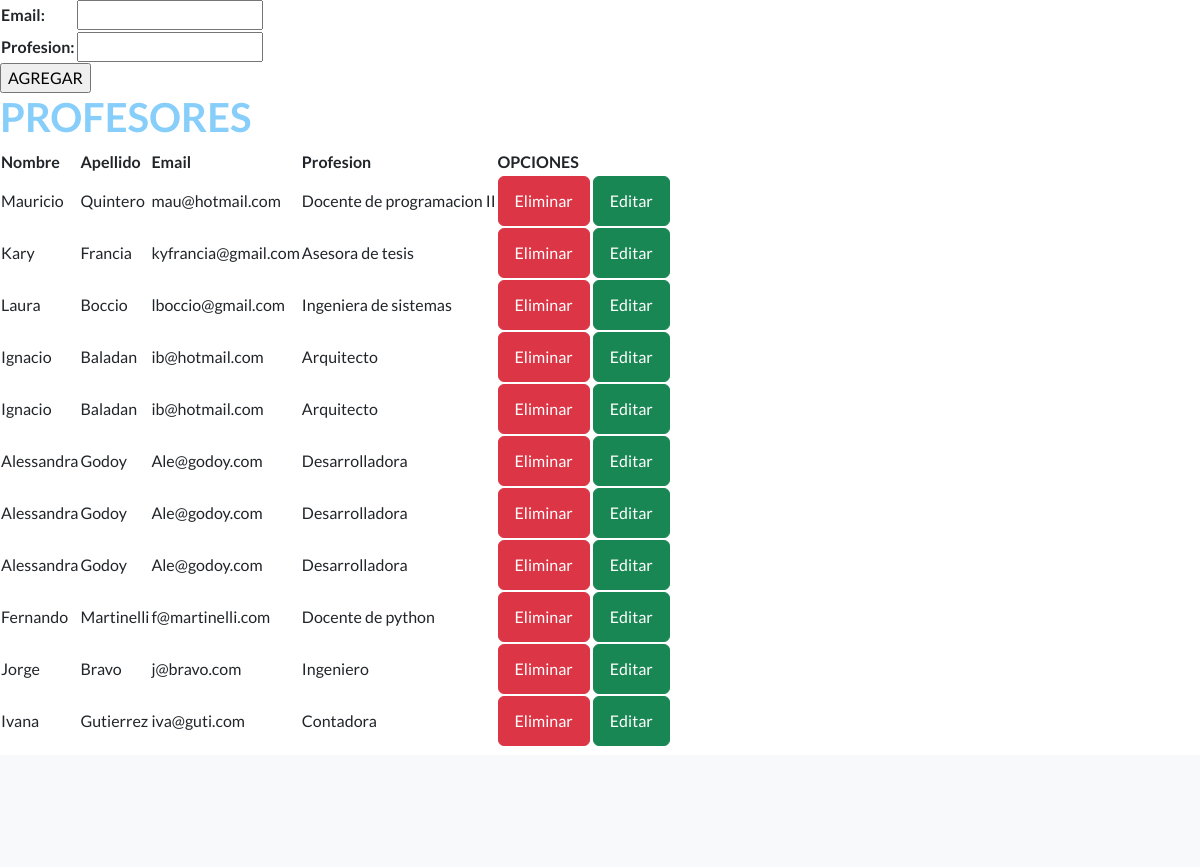
/AppCoder/profesores/ (middle part), run on an earlier commit of the app's database.
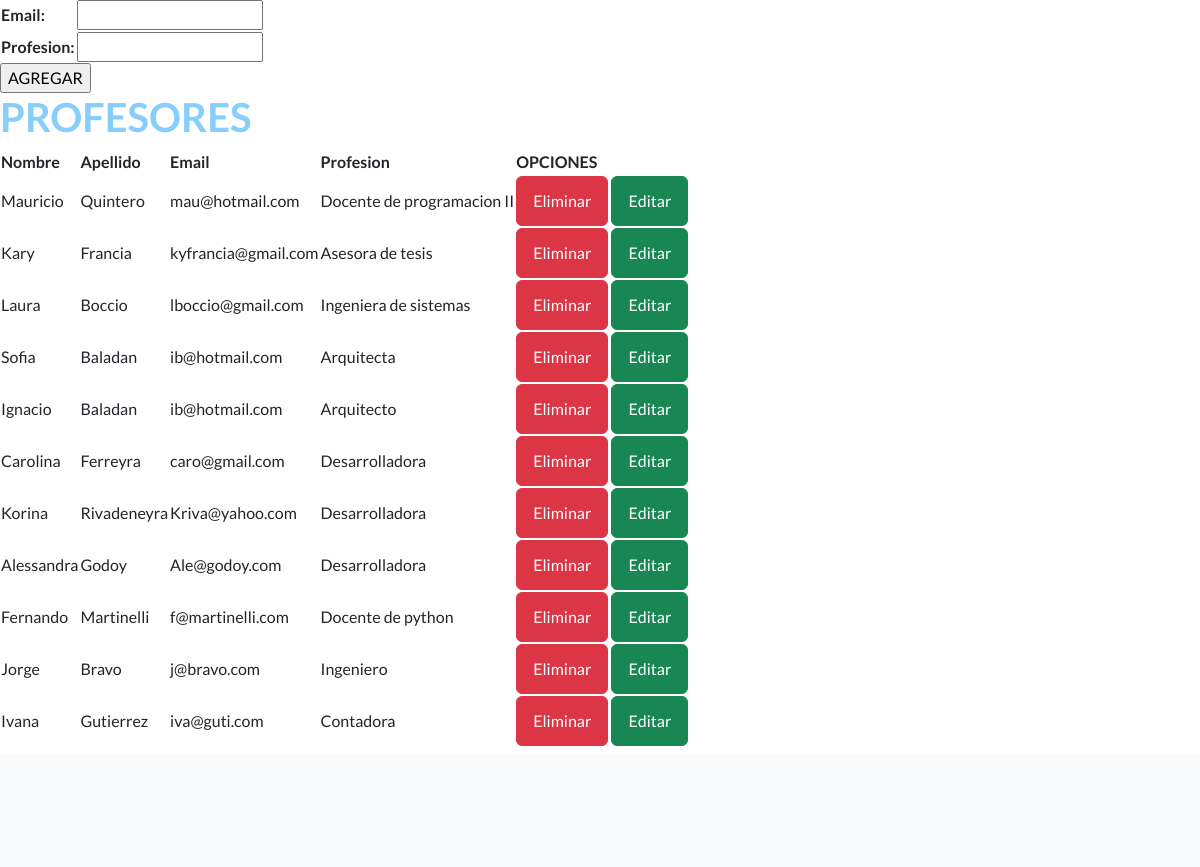
And on a later commit of the database.
### AppCoder/models.py (models this page shows, shortened)
class Profesor(models.Model):
    nombre=models.CharField(max_length=50)
    apellido=models.CharField(max_length=50)
    email=models.EmailField()
    profesion=models.CharField(max_length=50)

### AppCoder/views.py (the view)
# urls.py: path('profesores/', profesores, name="profesores"),
def profesores(request):
    if request.method=="POST":
        form=ProfesorForm(request.POST)
        if form.is_valid():
            info=form.cleaned_data
            nombre=info["nombre"]
            apellido=info["apellido"]
            email=info["email"]
            profesion=info["profesion"]
            profesor=Profesor(nombre=nombre,apellido=apellido,email=email,profesion=profesion)
            profesor.save()
            mensaje="Profesor creado"
        else:
            mensaje="Datos invalidos"
        formulario_profesor=ProfesorForm()
        return render(request,"AppCoder/profesores.html", {"mensaje":mensaje,"formulario": formulario_profesor})
    else:
        formulario_profesor=ProfesorForm()
        profesores=Profesor.objects.all()
    return render(request,"AppCoder/profesores.html", {"formulario": formulario_profesor, "profesores": profesores})

### AppCoder/forms.py
class ProfesorForm(forms.Form):
    nombre=forms.CharField(max_length=50)
    apellido=forms.CharField(max_length=50)
    email=forms.EmailField()
    profesion=forms.CharField(max_length=50)

### AppCoder/templates/AppCoder/profesores.html (shortened to what this page needs)
{% extends "AppCoder/padre.html" %}
{% load static %}
{% block contenido_que_cambia %}
<form action="{% url 'profesores' %}" method = "post"> {% csrf_token %}
    <table>
    {{ formulario.as_table }}
    </table>
    <input type="submit" value="AGREGAR">
</form>
<h1>PROFESORES</h1>
<table>
    <thead>
        <tr>
            <th>Nombre</th>
            <th>Apellido</th>
            <th>Email</th>
            <th>Profesion</th>
            <th>OPCIONES</th>
        </tr>
    </thead>
    <tbody>
        {% for profesor in profesores %}
        <tr>
            <td>
                {{ profesor.nombre }}
            </td>
            <td>
                {{ profesor.apellido }}
            </td>
            <td>
                {{ profesor.email }}
            </td>
            <td>
                {{ profesor.profesion }}
            </td>
            <td>
                <a class="btn btn-danger" href="{% url 'eliminarProfesor' profesor.id %}">Eliminar</a>
                <a class="btn btn-success" href="{% url 'editarProfesor' profesor.id %}">Editar</a>
            </td>
        </tr>
        {% endfor %}
    </tbody>
</table>
{% endblock %}

### AppCoder/templates/AppCoder/padre.html (shortened to what this page needs)
<!DOCTYPE html>
<html lang="en">
    <head>
        {% load static %}
        <link href="https://cdn.jsdelivr.net/npm/bootstrap-icons@1.5.0/font/bootstrap-icons.css" rel="stylesheet" type="text/css" />
        <link href="{% static 'AppCoder/css/styles.css' %}" rel="stylesheet" />
    </head>
    <body>
        {% block contenido_que_cambia %}
        {% endblock %}
        <section class="features-icons bg-light text-center">
        </section>
    </body>
</html>

### AppCoder/templates/AppCoder/profesores.html (style rules this page uses)
h1 { color: lightskyblue }

What changed in the data, as far as the page shows it:
changed Profesor: nombre "Ignacio" → "Sofia"; profesion "Arquitecto" → "Arquitecta"
changed Profesor: nombre "Alessandra" → "Carolina"; apellido "Godoy" → "Ferreyra"; email "Ale@godoy.com" → "caro@gmail.com"
changed Profesor: nombre "Alessandra" → "Korina"; apellido "Godoy" → "Rivadeneyra"; email "Ale@godoy.com" → "Kriva@yahoo.com"
